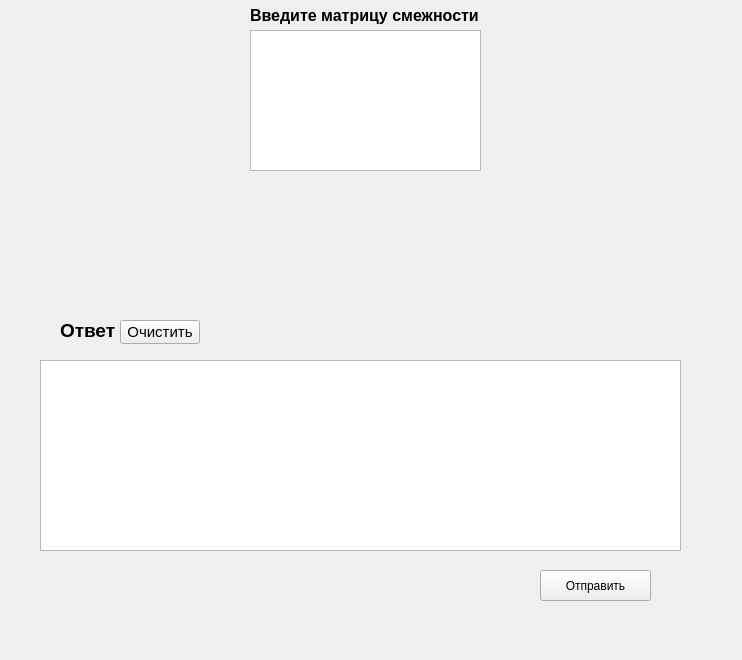
<?xml version="1.0" encoding="UTF-8"?>
<ui version="4.0">
 <class>First_task</class>
 <widget class="QWidget" name="First_task">
  <property name="geometry">
   <rect>
    <x>0</x>
    <y>0</y>
    <width>742</width>
    <height>660</height>
   </rect>
  </property>
  <property name="windowTitle">
   <string>Form</string>
  </property>
  <widget class="QPushButton" name="clear_button">
   <property name="geometry">
    <rect>
     <x>120</x>
     <y>320</y>
     <width>80</width>
     <height>24</height>
    </rect>
   </property>
   <property name="font">
    <font>
     <pointsize>11</pointsize>
    </font>
   </property>
   <property name="text">
    <string>Очистить</string>
   </property>
  </widget>
  <widget class="QPlainTextEdit" name="plainTextEdit">
   <property name="geometry">
    <rect>
     <x>250</x>
     <y>30</y>
     <width>231</width>
     <height>141</height>
    </rect>
   </property>
  </widget>
  <widget class="QLabel" name="label">
   <property name="geometry">
    <rect>
     <x>250</x>
     <y>0</y>
     <width>231</width>
     <height>31</height>
    </rect>
   </property>
   <property name="font">
    <font>
     <pointsize>12</pointsize>
     <bold>true</bold>
    </font>
   </property>
   <property name="text">
    <string>Введите матрицу смежности</string>
   </property>
  </widget>
  <widget class="QTextEdit" name="textEdit">
   <property name="geometry">
    <rect>
     <x>40</x>
     <y>360</y>
     <width>641</width>
     <height>191</height>
    </rect>
   </property>
  </widget>
  <widget class="QLabel" name="label_2">
   <property name="geometry">
    <rect>
     <x>60</x>
     <y>310</y>
     <width>301</width>
     <height>41</height>
    </rect>
   </property>
   <property name="font">
    <font>
     <pointsize>14</pointsize>
     <bold>true</bold>
    </font>
   </property>
   <property name="text">
    <string>Ответ</string>
   </property>
  </widget>
  <widget class="QPushButton" name="send_matrix">
   <property name="geometry">
    <rect>
     <x>540</x>
     <y>570</y>
     <width>111</width>
     <height>31</height>
    </rect>
   </property>
   <property name="text">
    <string>Отправить</string>
   </property>
  </widget>
 </widget>
 <resources/>
 <connections/>
</ui>
